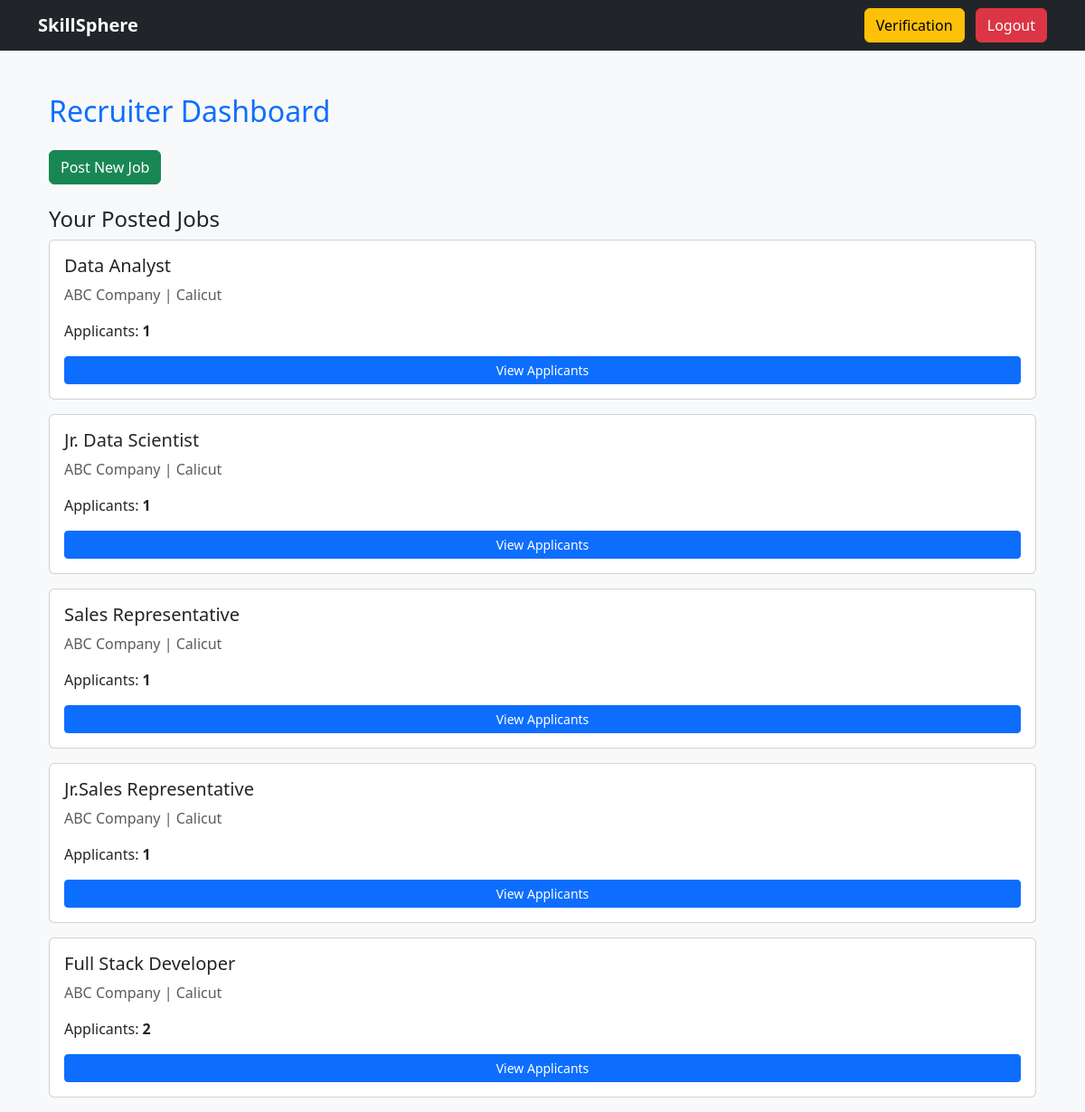
The page /recruiter-dashboard/ (signed in) on the database its author committed.
### jobs/models.py (models this page shows, shortened)
class Job(models.Model):
    title = models.CharField(max_length=200)
    company = models.CharField(max_length=200)
    location = models.CharField(max_length=200)
    salary = models.CharField(max_length=100)
    job_type = models.CharField(max_length=20)
    description = models.TextField()
    recruiter = models.ForeignKey(User, on_delete=models.CASCADE, null=True, blank=True)
    skills = models.ManyToManyField(Skill)
    posted_at = models.DateTimeField(auto_now_add=True)

### jobs/views.py (the view)
# urls.py: path('recruiter-dashboard/', views.recruiter_dashboard, name='recruiter_dashboard'),
@login_required
def recruiter_dashboard(request):
    profile = Profile.objects.get(user=request.user)
    if profile.role != 'recruiter':
        return redirect('job_list')
    jobs = Job.objects.filter(recruiter=request.user)
    job_data = []
    for job in jobs:
        applicant_count = Application.objects.filter(job=job).count()
        job_data.append({
            'job': job,
            'applicant_count': applicant_count
        })
    return render(request, 'jobs/recruiter_dashboard.html', {
        'job_data': job_data
    })

### jobs/templates/jobs/recruiter_dashboard.html
{% extends 'base.html' %}
{% block content %}
<body class="bg-light">
<div class="container mt-5">
<h2 class="text-primary mb-4">Recruiter Dashboard</h2>
<a href="{% url 'post_job' %}" class="btn btn-success mb-4">
Post New Job
</a>
<h4>Your Posted Jobs</h4>
{% for item in job_data %}
<div class="card p-3 mb-3">
<h5>{{ item.job.title }}</h5>
<p class="text-muted">
{{ item.job.company }} | {{ item.job.location }}
</p>
<p>
Applicants: <strong>{{ item.applicant_count }}</strong>
</p>
<a href="{% url 'view_applicants' item.job.id %}" class="btn btn-primary btn-sm">
View Applicants
</a>
</div>
{% empty %}
<p>No jobs posted yet.</p>
{% endfor %}
</div>
{% endblock %}

### rows shown on the page
Job: job "Data Analyst", job.company "ABC Company", job.location "Calicut", applicant_count "1"
Job: job "Jr. Data Scientist", job.company "ABC Company", job.location "Calicut", applicant_count "1"
Job: job "Sales Representative", job.company "ABC Company", job.location "Calicut", applicant_count "1"
Job: job "Jr.Sales Representative", job.company "ABC Company", job.location "Calicut", applicant_count "1"
Job: job "Full Stack Developer", job.company "ABC Company", job.location "Calicut", applicant_count "2"
